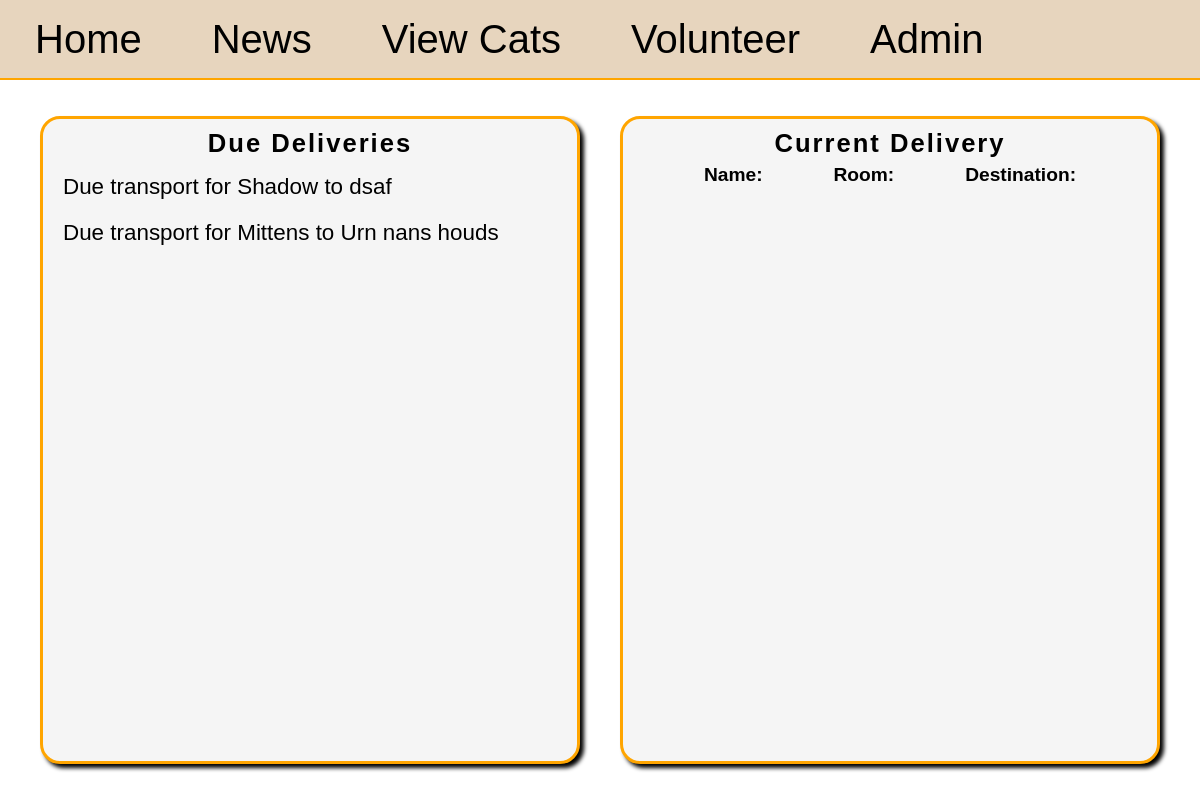
/is_volunteer/1, run on an earlier commit of the app's database.
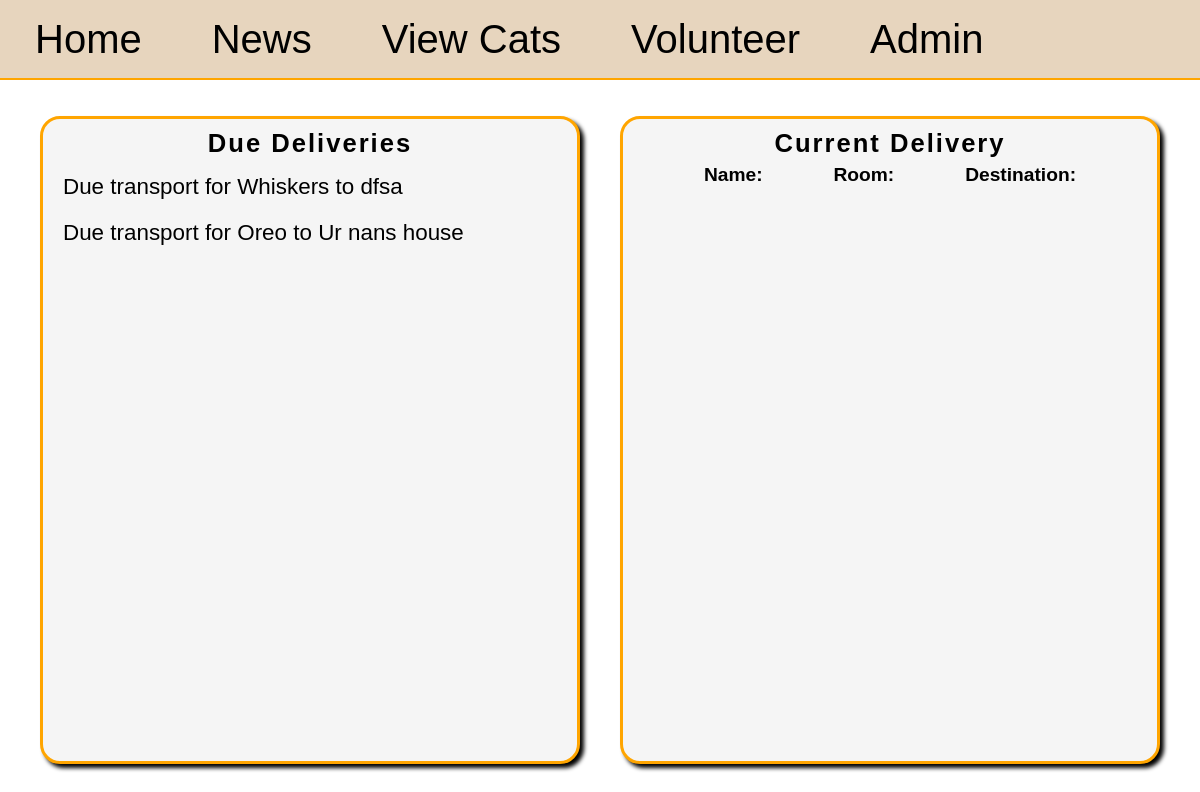
And on a later commit of the database.
### main.py (models this page shows)
class AdoptionFormReview(db.Model):
	id = db.Column(db.Integer, primary_key=True)
	status = db.Column(db.String(30), nullable=False)
	reason = db.Column(db.String(30))
	form_id = db.Column(db.Integer, db.ForeignKey('adoption_form.id'), unique=True, nullable=False)

class Cat(db.Model):
	id = db.Column(db.Integer, primary_key=True)
	name = db.Column(db.String(25), nullable=False)
	bio = db.Column(db.String(100), nullable=False)
	age = db.Column(db.Integer, nullable=False)
	gender = db.Column(db.String(1), nullable=False)
	image = db.Column(db.String(100))
	room = db.Column(db.String(2))
	adopted = db.Column(db.Boolean, nullable=False, default=False)
	forms = db.relationship('AdoptionForm', backref='cat', lazy=True)
	transport = db.relationship('CatTransport', backref='cat', lazy=True, uselist=False)

class AdoptionForm(db.Model):
	id = db.Column(db.Integer, primary_key=True)
	address = db.Column(db.String(30), nullable=False)
	other_pets = db.Column(db.Integer, nullable=False)
	reason = db.Column(db.String(100), nullable=False)
	cat_id = db.Column(db.Integer, db.ForeignKey('cat.id'), nullable=False)
	user_id = db.Column(db.Integer, db.ForeignKey('user.id'), nullable=False)
	review = db.relationship('AdoptionFormReview', backref='form', uselist=False)

### main.py (the view)
@app.route('/is_volunteer/<int:id>')
def is_volunteer(id):
	user = User.query.get(id)
	adoption_reviews = AdoptionFormReview.query.all()
	for review in adoption_reviews:
		if review.form.cat.transport and review.status != "Cat Delivered":
			if review.form.cat.transport.user_id == id:
				adoption_form_id = AdoptionForm.query.get(review.form.id).id
				cat_id = review.form.cat.id
				return render_template("is_volunteer.html", user=user, reviews=adoption_reviews, user_transport="True", cat_id=cat_id, form_id=adoption_form_id)
	return render_template("is_volunteer.html", user=user, reviews=adoption_reviews, user_transport="False", cat_id=0, form_id=0)

### templates/is_volunteer.html (shortened to what this page needs)
{% extends "base.html" %}
{% block style %}
<link rel="stylesheet" href="https://cdnjs.cloudflare.com/ajax/libs/font-awesome/6.5.0/css/all.min.css">
<link rel="stylesheet" href="{{ url_for('static', filename='is_volunteer.css') }}">
{% endblock %}
{% block content %}
<main id="{{ user.id }}" data-cat="{{ cat_id }}" data-transport="{{ user_transport }}" data-form="{{ form_id }}">
	<section id="deliveries-section">
		<h2>Due Deliveries</h2>
		{% for review in reviews %}
		{% if review.status != "Cat Delivered" %}
		<div class="cat-delivery-div">
			<p id="{{ review.form.id }}"class="cat-delivery">Due transport for {{ review.form.cat.name }} to {{ review.form.address }}</p>
		</div>
		{% endif %}
		{% endfor %}
	</section>
	<section id="stages-section">
		<h2>Current Delivery</h2>
		<div id="cat-info">
			<h3 id="cat-name">Name: </h3>
			<h3 id="cat-room">Room: </h3>
			<h3 id="cat-destination">Destination: </h3>
		</div>
	</section>
</main>
{% endblock %}

What changed in the data, as far as the page shows it:
no longer on this page (row edited): AdoptionFormReview: form.cat.name "Shadow", form.address "dsaf"
no longer on this page (row edited): AdoptionFormReview: form.cat.name "Mittens", form.address "Urn nans houds"
added AdoptionFormReview: form.cat.name "Whiskers", form.address "dfsa"
added AdoptionFormReview: form.cat.name "Oreo", form.address "Ur nans house"
